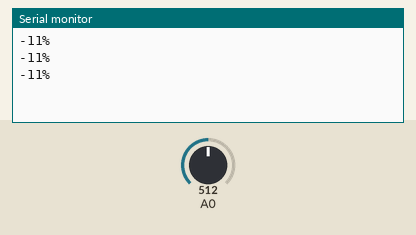
Simulated run of this sketch. Board: Arduino Uno, built with avr-gcc and run on an emulated ATmega328P. Shown: the last lines printed to the serial monitor. The test bench sets the inputs (shaded band); at power-on: A0 = 512.

Above: at 1.3 s.
1.4 s: A0 set to 716
At 1.9 s:
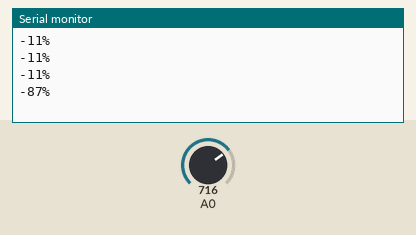
2.9 s: A0 set to 900
At 3.4 s:
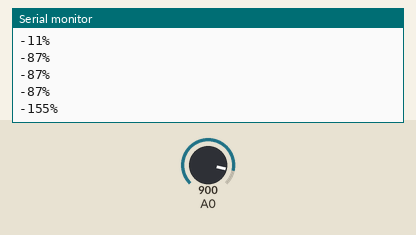
Timing chart, 0 to 5.9 s (numbered marks = the images above; inputs shaded):
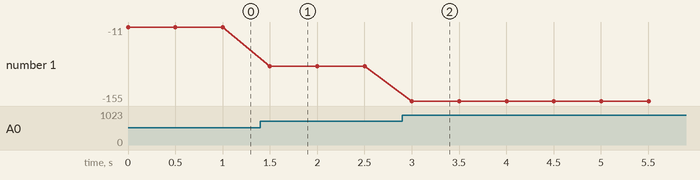

The sketch:

Capacitive_Soil_Moisture_Sensor_Code.ino
```cpp
const int dry = 480;
const int wet = 210;

void setup() {
  Serial.begin(9600);

}

void loop() {

  int sensorVal = analogRead(A0);

  int percentageMoisture = map(sensorVal, wet, dry, 100, 0);

  Serial.print(percentageMoisture);
  Serial.println("%");

  delay(500);

}
```

Measured:
- after the input at 1.4 s, the serial monitor: prints a new line after 0.10 s (image 1)
- after the input at 2.9 s, the serial monitor: prints a new line after 0.10 s (image 2)
- plotted number 1: -11 → -87 after the input at 1.4 s, -87 → -155 after the input at 2.9 s
